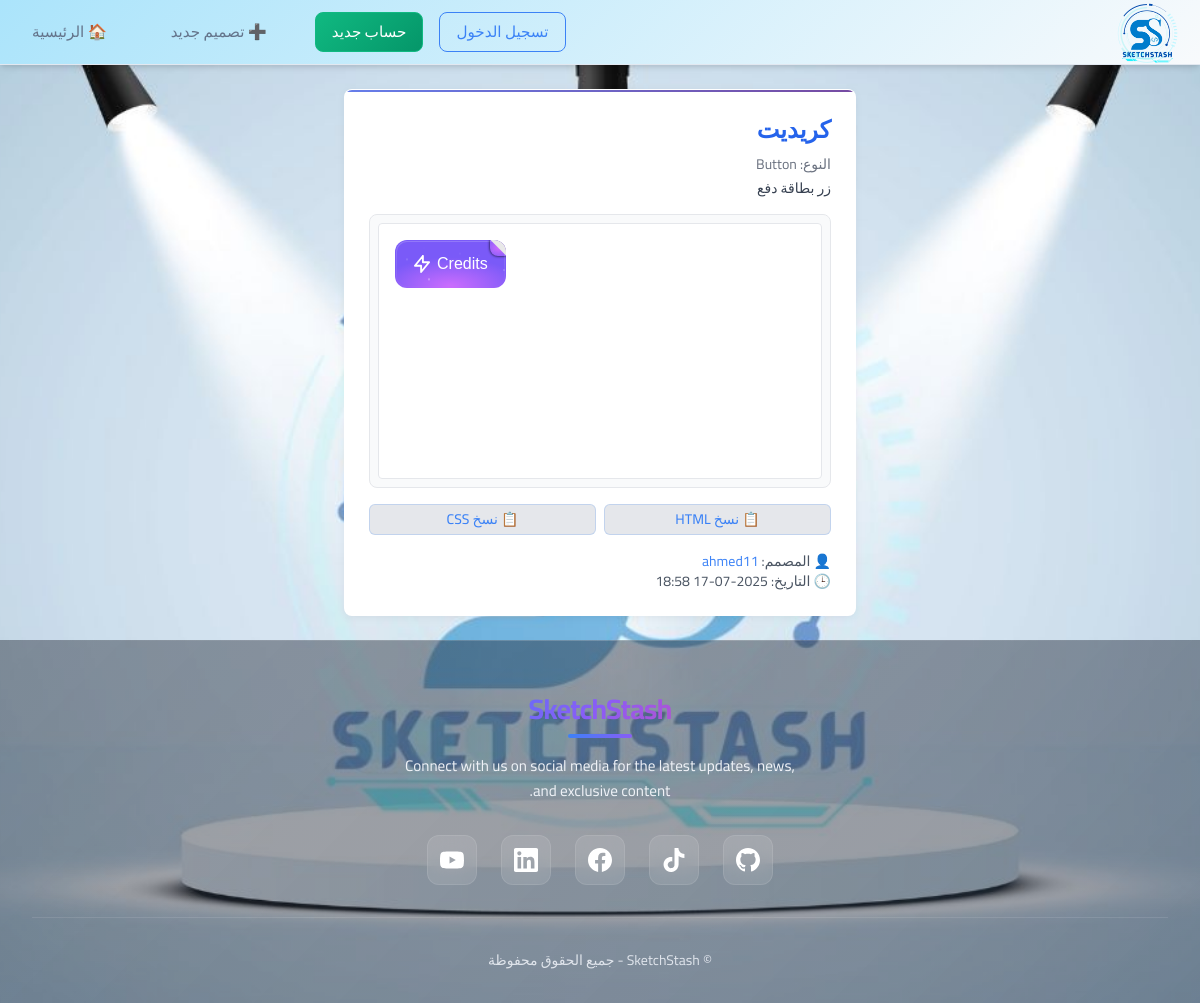
Screenshot of /design/18/ with the database file from the repository.
### designs/models.py (models this page shows, shortened)
class Design(models.Model):
    DESIGN_TYPES = [
        ('button', 'Button'),
        ('card', 'Card'),
        ('navbar', 'Navbar'),
        ('header', 'Header'),
        ('form', 'Form'),
        ('input', 'Input'),
        ('loader', 'Loader'),
        ('radio', 'Radio Button'),
        ('other', 'Other'),
    ]
    name = models.CharField(max_length=100)
    description = models.TextField(blank=True)
    design_type = models.CharField(max_length=20, choices=DESIGN_TYPES)
    html_code = models.TextField()
    css_code = models.TextField()
    creator = models.ForeignKey(User, on_delete=models.CASCADE, related_name='designs')
    created_at = models.DateTimeField(auto_now_add=True)

### designs/views.py (the view)
# urls.py: path('design/<int:pk>/', views.design_detail, name='design_detail'),
def design_detail(request, pk):
    design = get_object_or_404(Design, pk=pk)
    return render(request, 'designs/design_detail.html', {'design': design})

### designs/templates/designs/design_detail.html (shortened to what this page needs)
{% extends 'designs/base.html' %}
{% block content %}
<div class="form-box">
  <h1 class="text-2xl font-bold text-blue-600 mb-2">{{ design.name }}</h1>
  <p class="text-sm text-gray-500 mb-1">النوع: {{ design.get_design_type_display }}</p>
  <p class="text-gray-700 text-sm mb-4">{{ design.description|default:"بدون وصف" }}</p>
  <div class="preview-box">
    <iframe
      id="preview-iframe-{{ design.id }}"
      class="w-full h-64 border rounded bg-white"
      onload="
        const iframe = this;
        const doc = iframe.contentWindow.document;
        doc.open();
        doc.write(`<!DOCTYPE html><html><head><style>{{ design.css_code|escapejs }}</style></head><body style='margin:0;padding:1rem;'>{{ design.html_code|escapejs }}</body></html>`);
        doc.close();
      ">
    </iframe>
  </div>
  <div class="flex gap-2 mb-4">
    <button class="btn-copy" onclick="copyToClipboard(`{{ design.html_code|escapejs }}`)">📋 نسخ HTML</button>
    <button class="btn-copy" onclick="copyToClipboard(`{{ design.css_code|escapejs }}`)">📋 نسخ CSS</button>
  </div>
  <p class="text-sm text-gray-600">
    👤 المصمم:
    <a href="{% url 'designer_profile' design.creator.username %}" class="text-blue-500 hover:underline">
      {{ design.creator.username }}
    </a><br>
    🕒 التاريخ: {{ design.created_at|date:"Y-m-d H:i" }}
  </p>
</div>
{% endblock %}

### designs/static/css/stylebox.css (style rules this page uses)
body { font-family: 'Cairo', sans-serif; background-image: linear-gradient(135deg, #2a5cd100 0%, #edd6d600 100%), url('../images/backg3.jpg') !important; background-size: cover; background-position: center; background-attachment: fixed; }
.btn-copy { flex: 1; display: flex; align-items: center; justify-content: center; gap: 0.5rem; padding: 0.75rem 1rem; font-size: 0.875rem; font-weight: 500; background: rgba(59, 130, 246, 0.1); color: #3b82f6; border: 1px solid rgba(59, 130, 246, 0.2); border-radius: 0.75rem; cursor: pointer; transition: all 0.3s ease; text-decoration: none; white-space: nowrap; overflow: hidden; text-overflow: ellipsis; }
.form-box { background: rgba(255, 255, 255, 0.95); backdrop-filter: blur(20px); border: 1px solid rgba(255, 255, 255, 0.2); border-radius: 20px; padding: 40px; box-shadow: 0 20px 40px rgba(0, 0, 0, 0.1), 0 0 0 1px rgba(255, 255, 255, 0.1) inset; transform: translateY(0); transition: all 0.3s ease; position: relative; overflow: hidden; }
.form-box::before { content: ''; position: absolute; top: 0; left: 0; right: 0; height: 2px; background: linear-gradient(90deg, #667eea, #764ba2, #667eea); background-size: 200% 100%; animation: shimmer 2s ease-in-out infinite; }
.form-box { max-width: 32rem; margin: 0 auto; background-color: #fff; padding: 1.5rem; border-radius: 0.5rem; box-shadow: 0 2px 8px rgba(0,0,0,0.05); }
.preview-box { background-color: #f9fafb; border: 1px solid #e5e7eb; padding: 0.5rem; border-radius: 0.5rem; overflow: hidden; margin-bottom: 1rem; }
.btn-copy { font-size: 0.875rem; background-color: #e5e7eb; padding: 0.25rem 0.75rem; border-radius: 0.375rem; transition: background-color 0.2s; }

### rows the page displays
Design: name "كريديت", design_type "Button", description "زر بطاقة دفع", creator.username "ahmed11", created_at "2025-07-17 18:58"
